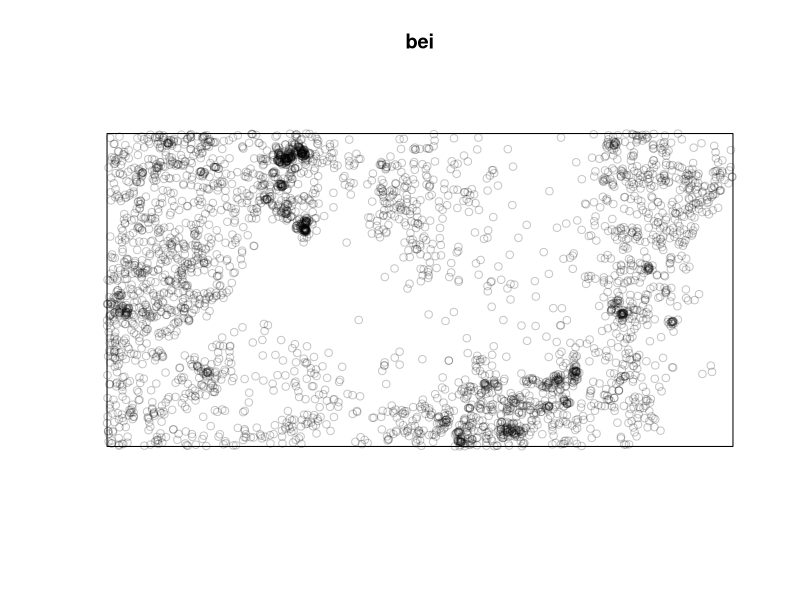
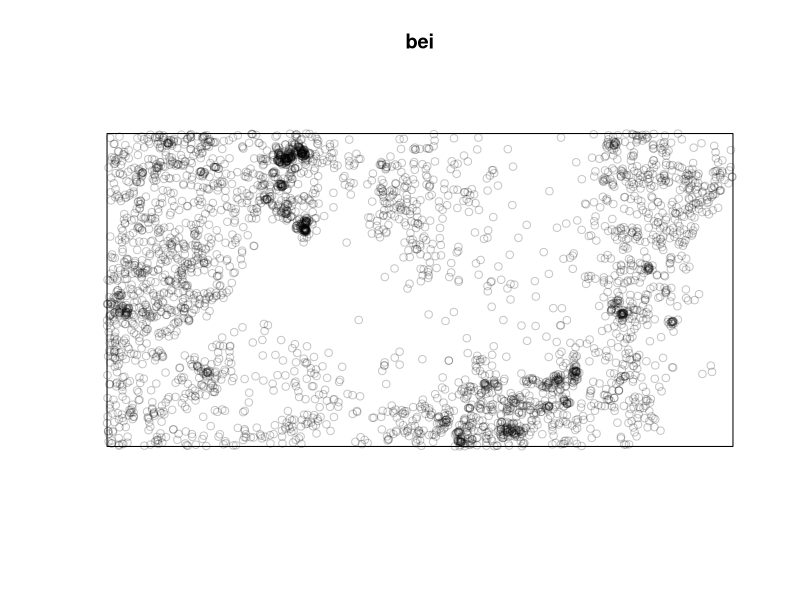
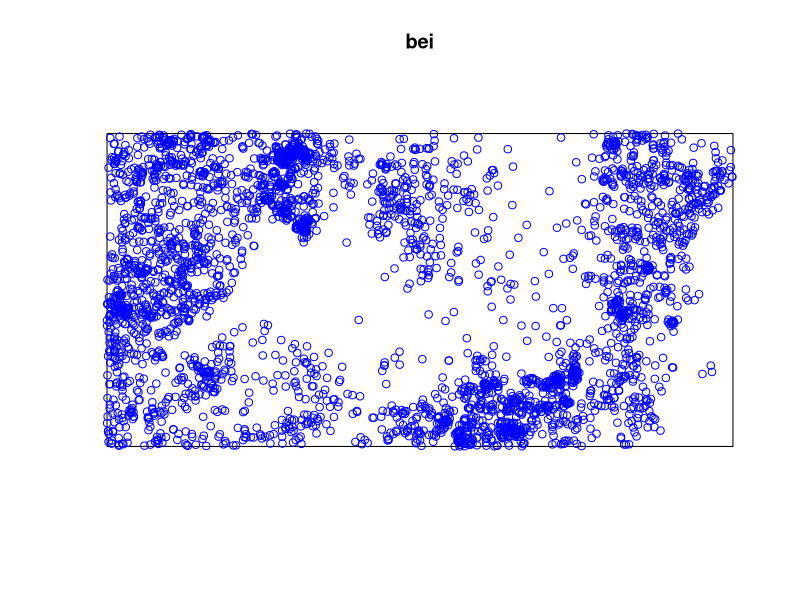
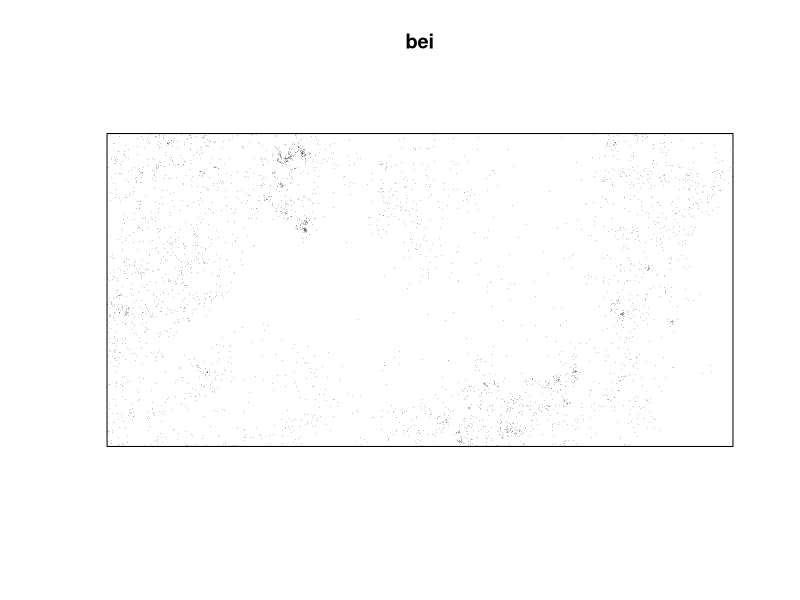

Reproduce these figures in R, in order. (Note: this script raises an error after producing the figures.)
#'      Workshop on analysing spatial point patterns with spatstat
#'                   Aalborg, April 2015
#' 
#'                   Lecturer's R script 
#'                  Session 1: Introduction
#' 
#'         Copyright (c) Adrian Baddeley and Ege Rubak 2015
#' 
library(spatstat)
#' example of a point pattern
plot(bei)
#' [Discuss purposes of analysis]
#' what is 'bei'
bei
class(bei)
#' bei is an object of class 'ppp' (planar point pattern)
plot(bei)
#' plot is a 'generic' R function which does something sensible for any data.
#' For an object X of class 'ppp',
#' the command plot(X) is 'dispatched' as plot.ppp(X)
help(plot.ppp)
plot(bei, cols="blue")
plot(bei, chars=".")
#' web style help display - recommended
help.start()
help(plot.ppp)
#' Read The Help Files!
help(bei)
#' interactive plot
iplot(bei)

#' Make your own point pattern
X <- clickppp()
plot(X)
#' Read data from file
xy <- read.table("Data/phones.txt", header=TRUE)
names(xy)
str(xy)
Phones <- ppp(xy$x, xy$y, c(0, 20), c(0, 10))
Phones
plot(Phones)

#' A point pattern has a 'window'
Window(bei)
W <- Window(bei)
class(W)
plot(chorley)
Window(chorley)
#' owin objects can be created & manipulated
square(2)

#' basic analysis of a point pattern
summary(bei)
#' dispatched to summary.ppp
intensity(bei)
#' [Discuss concept of intensity; dimensions]
